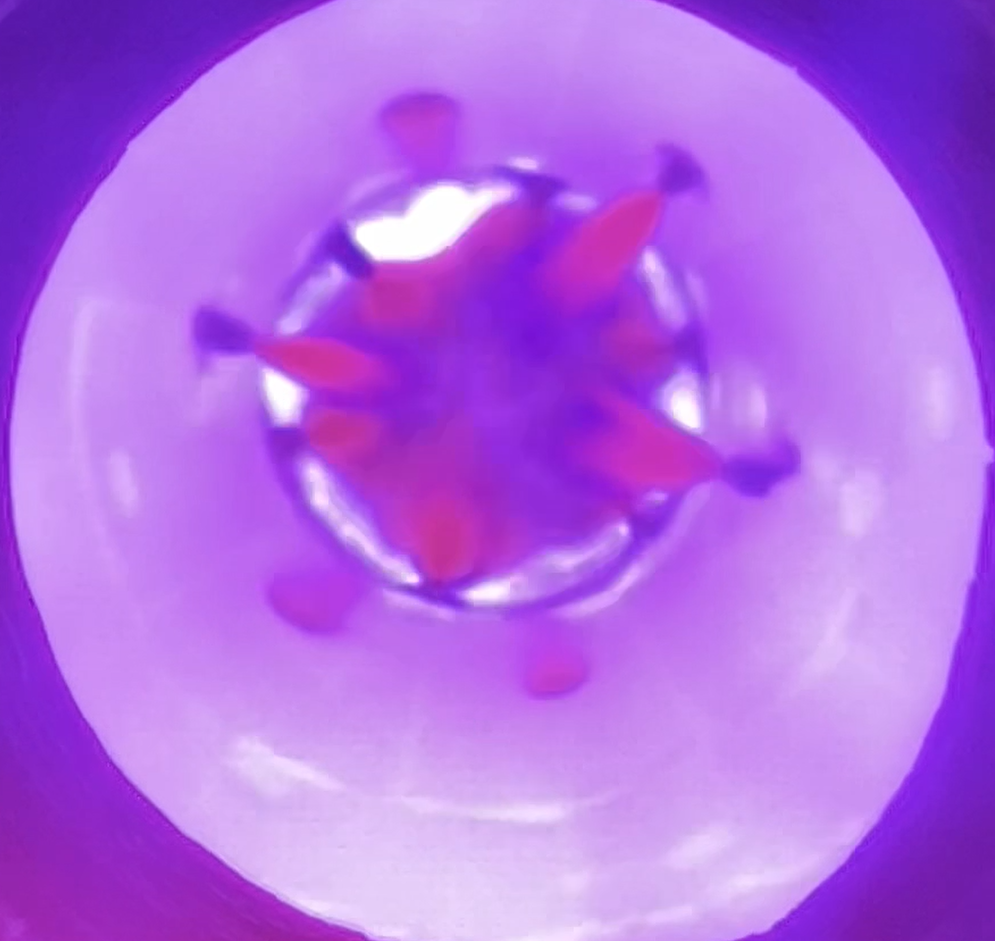
#> input picture images/Pic1.png, 995 x 941 px, found by its file name; its folder holds only this picture in this run
$ python batch_process_images.py
#> lines starting #> are read from the running program, lines starting #| are printed output that depends on the picture; after the words box and inside, x2 and y2 are one past the last pixel; in counts of white or black regions, pixels touching at a corner belong together
### notebooks/load_image.py
from PIL import Image
import numpy as np


def load_image(image_path):
    # Load and convert the image to grayscale
    image = Image.open(image_path)
    gray_image = image.convert("L")
    gray_array = np.array(gray_image)
    return image, gray_array

### notebooks/create_mask.py
import numpy as np


def create_mask(gray_array, offset_x=-10):
    # Calculate the center, radius, and apply mask
    height, width = gray_array.shape
    radius = min(height, width) // 3
    center_x = width // 2 + offset_x  # Adjusted center x
    center_y = height // 2
    y, x = np.ogrid[:height, :width]
    mask = (x - center_x) ** 2 + (y - center_y) ** 2 <= radius**2
    return mask

### notebooks/process_image.py
from load_image import load_image
from create_mask import create_mask
from apply_threshold import apply_threshold
from colorize_image import colorize_image
from plot_results import plot_results
import numpy as np


def process_image(image_path):
    image, gray_array = load_image(image_path)
    mask = create_mask(gray_array)
    thresholded_image = apply_threshold(gray_array) & mask
    color_image = colorize_image(gray_array, thresholded_image)

    # Calculate the percentage of white pixels
    white_pixels_count = np.sum(thresholded_image)
    total_pixels_in_circle = np.sum(mask)
    white_pixels_percentage = (white_pixels_count / total_pixels_in_circle) * 100

    # Plotting the results
    plot_results(image, thresholded_image, color_image)

    return white_pixels_percentage

### notebooks/apply_threshold.py
import numpy as np


def apply_threshold(gray_array, lower_threshold=165, upper_threshold=255):
    # Define the threshold values for white pixels
    return (gray_array >= lower_threshold) & (gray_array <= upper_threshold)

### notebooks/colorize_image.py
import numpy as np


def colorize_image(gray_array, thresholded_image):
    # Create a color version of the grayscale image with red highlights for white pixels
    color_image = np.stack((gray_array, gray_array, gray_array), axis=-1)
    color_image[thresholded_image] = [255, 0, 0]  # Red color for white pixels
    return color_image

### notebooks/plot_results.py
import matplotlib.pyplot as plt


def plot_results(image, thresholded_image, color_image):
    # Plotting the original, thresholded, and colorized images
    plt.figure(figsize=(15, 5))
    plt.subplot(1, 3, 1)
    plt.imshow(image)
    plt.title("Original Image")
    plt.axis("off")

    plt.subplot(1, 3, 2)
    plt.imshow(thresholded_image, cmap="gray")
    plt.title("Thresholded Image")
    plt.axis("off")

    plt.subplot(1, 3, 3)
    plt.imshow(color_image)
    plt.title("Visual Representation")
    plt.axis("off")

    plt.show()

### notebooks/batch_process_images.py
from process_image import process_image
import numpy as np
import matplotlib.pyplot as plt
import os


def batch_process_images(image_folder):
    # Gather all image paths from the specified folder
    image_paths = [
        os.path.join(image_folder, file)
        for file in os.listdir(image_folder)
        if file.endswith((".png", ".jpg", ".jpeg"))
    ]

    percentages = [process_image(path) for path in image_paths]
#> in load_image, image is the input picture: PIL image 995x941 RGBA; mean R, G, B, A 179.5, 106.1, 228.9, 255
#> in process_image, `mask = create_mask(gray_array)`:
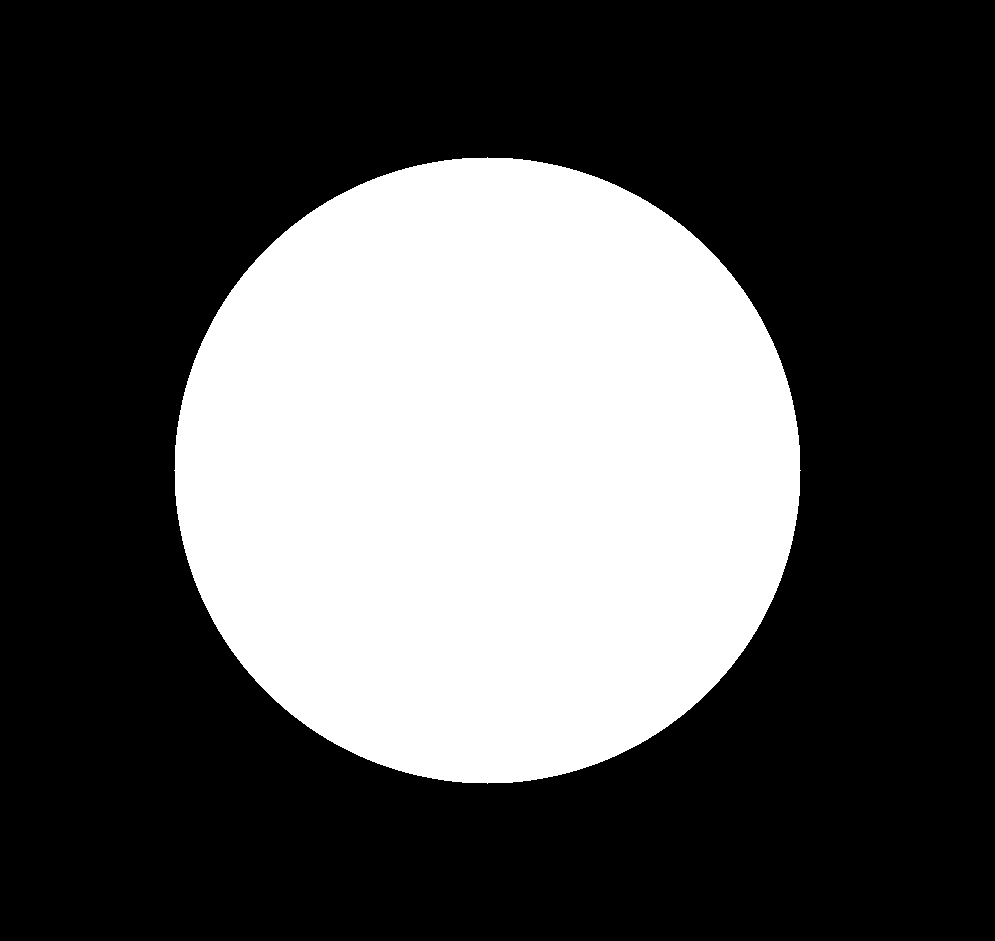
#> mask: shape (941, 995) bool; 32.9% white; 1 white region, box (x1, y1, x2, y2) and area: (174, 157, 801, 784) 307713
#> in apply_threshold, `return (gray_array >= lower_threshold) & (gray_array <= upper_threshold)`:
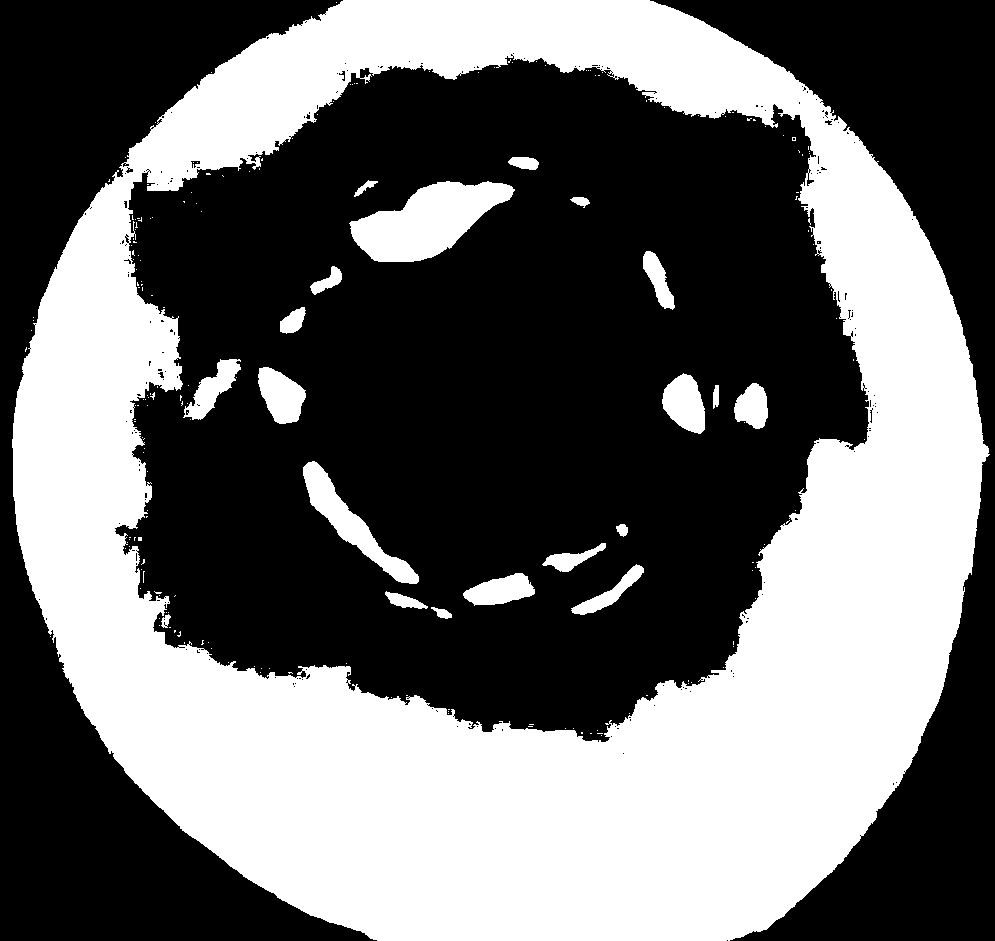
#> returned value: shape (941, 995) bool; 41.1% white; 198 white regions (177 under 20 px), largest, box (x1, y1, x2, y2) and area: (12, 0, 990, 941) 360767, (349, 181, 515, 262) 7634, (303, 461, 419, 584) 3416
#> in process_image, `thresholded_image = apply_threshold(gray_array) & mask`:
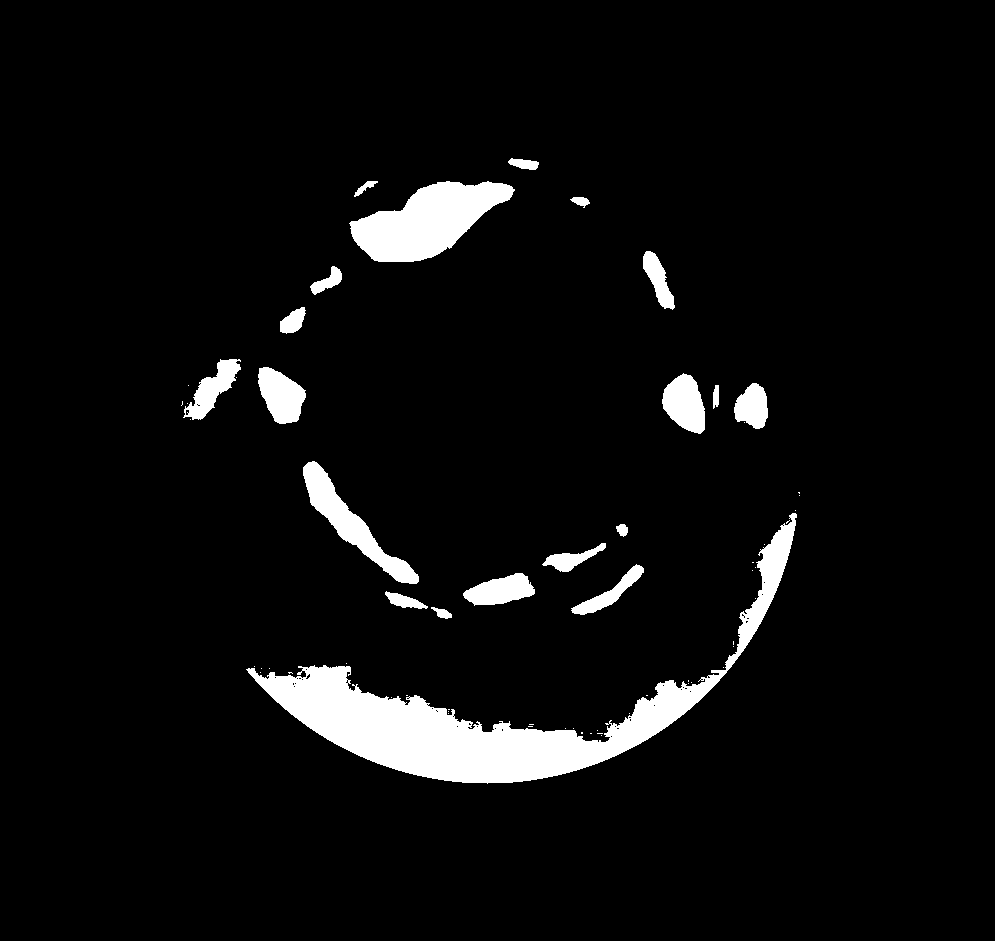
#> thresholded_image: shape (941, 995) bool; 5.3% white; 63 white regions (43 under 20 px), largest, box (x1, y1, x2, y2) and area: (246, 513, 797, 784) 25652, (349, 181, 515, 262) 7634, (303, 461, 419, 584) 3416
#> in colorize_image, `color_image[thresholded_image] = [255, 0, 0]`:
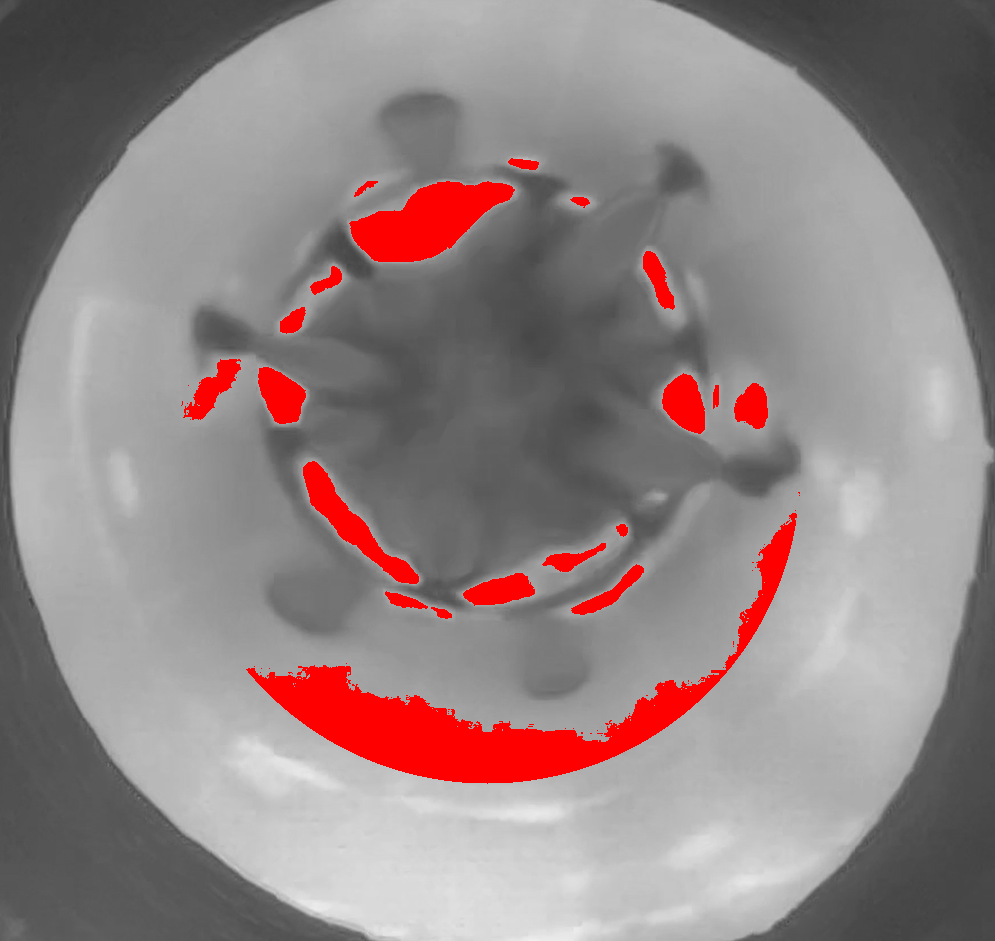
#> color_image: shape (941, 995, 3); mean of channels 0, 1, 2 145.5, 132.2, 132.2; drawn as R, G, B
#> in process_image, `white_pixels_count = np.sum(thresholded_image)`: white_pixels_count = 49161
#> in process_image, `total_pixels_in_circle = np.sum(mask)`: total_pixels_in_circle = 307713
#> in process_image, `white_pixels_percentage = (white_pixels_count / total_pixels_in_circle..`: white_pixels_percentage = 15.98
#> percentages = [15.98]

    # Calculate and print average percentage
    average_percentage = sum(percentages) / len(percentages)
#> average_percentage = 15.98
    print("White pixels percentage for each image:")
    for i, percentage in enumerate(percentages, start=1):
        print(f"Image {i}: {percentage:.2f}%")
#> this loop made 1 pass
#> (i, percentage) on pass 1: (1, 15.98)
#| Image 1: 15.98%
    print(
        f"\nAverage percentage of white pixels across all images: {average_percentage:.2f}%"
    )
#| Average percentage of white pixels across all images: 15.98%

    # Plotting the percentages as a linear plot
    percentages_sort = np.sort(percentages)
#> percentages_sort = [15.98]
    plt.figure(figsize=(8, 5))
    plt.plot(
        range(1, len(percentages_sort) + 1),
        percentages_sort,
        marker="o",
        linestyle="-",
        color="b",
    )
    plt.title("Rate of White Pixels Across Images")
    plt.xlabel("Image Number")
    plt.ylabel("Percentage of White Pixels (%)")
    plt.xticks(range(1, len(percentages_sort) + 1))
    plt.grid(True)
    plt.show()
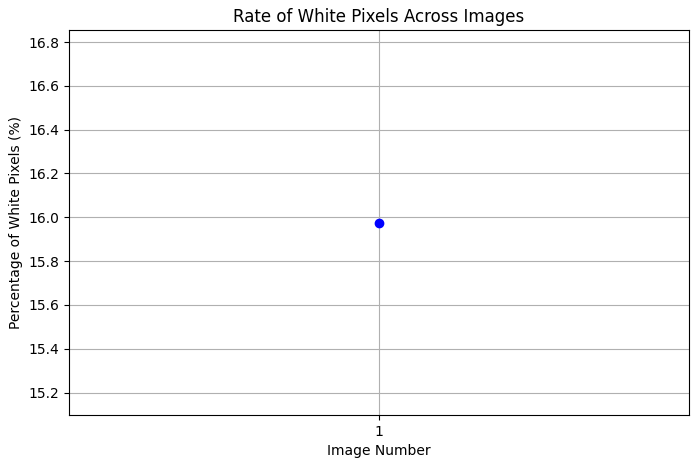
#> figure drawn by matplotlib, 1 panel


# Folder containing images
if __name__ == "__main__":
    image_folder = "images"
    batch_process_images(image_folder)

$ run again, on images/Pic2.png
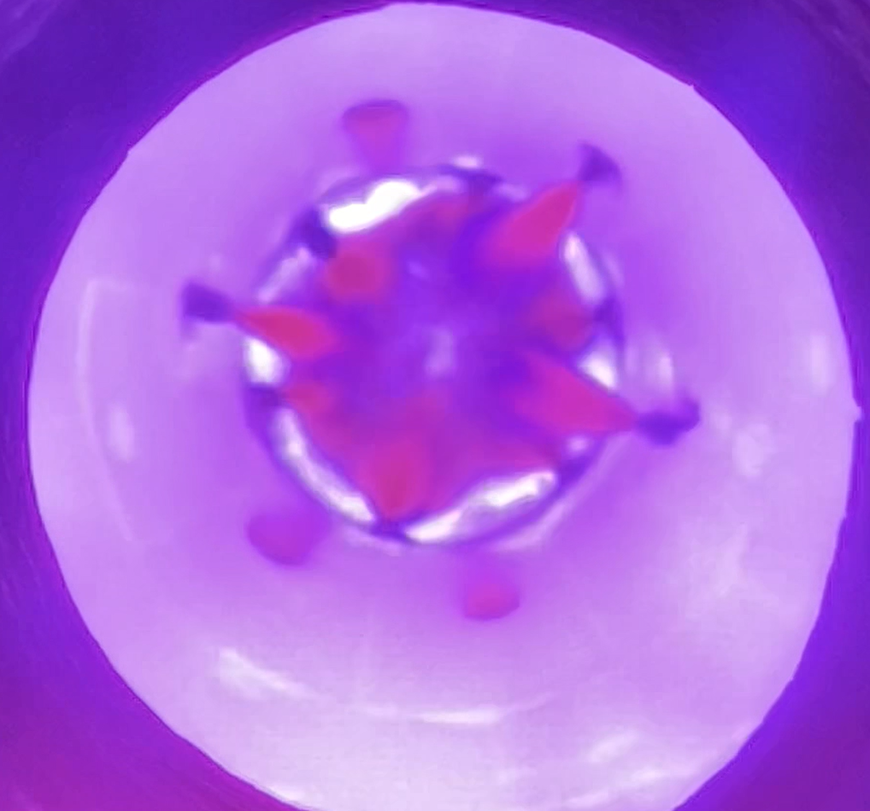
#> input picture images/Pic2.png, 870 x 811 px, shrunk from 1018 x 950 before the run, found by its file name
#> in load_image, image is the input picture: PIL image 870x811 RGBA; mean R, G, B, A 175.6, 101.5, 226.6, 255
#> mask: shape (811, 870) bool; 32.5% white; 1 white region, box (x1, y1, x2, y2) and area: (155, 135, 696, 676) 228977
#> thresholded_image: shape (811, 870) bool; 4% white; 74 white regions (51 under 20 px), largest, box (x1, y1, x2, y2) and area: (239, 588, 601, 676) 11503, (407, 471, 554, 543) 3464, (324, 178, 450, 234) 3332
#> in colorize_image, `color_image[thresholded_image] = [255, 0, 0]`:
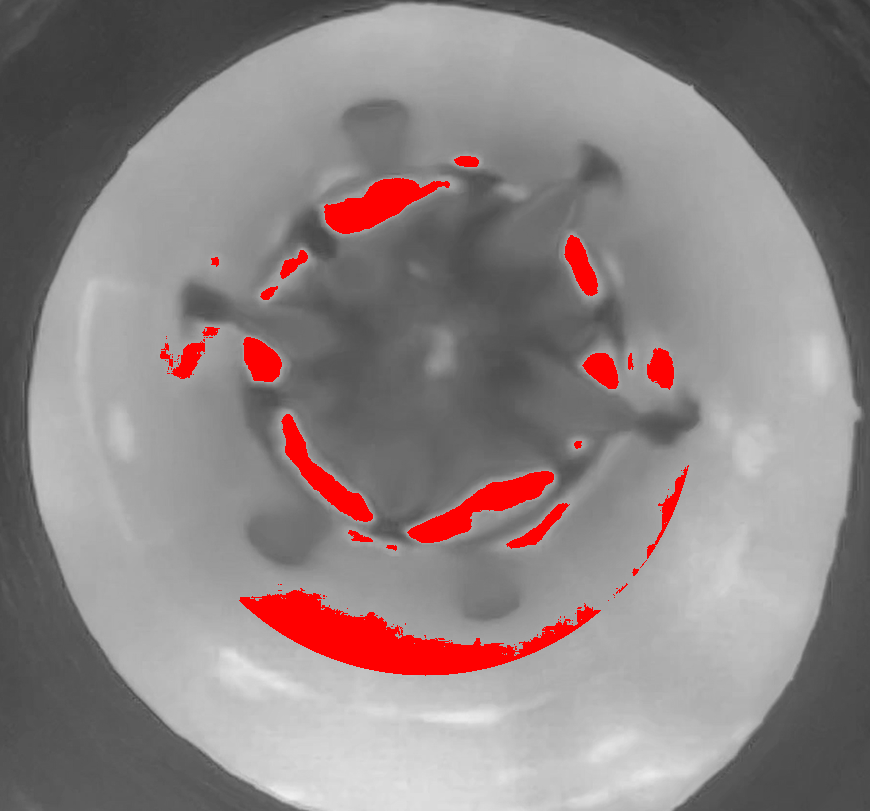
#> color_image: shape (811, 870, 3); mean of channels 0, 1, 2 140.6, 130.4, 130.4; drawn as R, G, B
#> white_pixels_count = 28373
#> total_pixels_in_circle = 228977
#> white_pixels_percentage = 12.39
#> percentages = [12.39]
#> average_percentage = 12.39
#> the loop in batch_process_images, `for i, percentage in enumerate(percentages, start=1):` made 1 pass
#> (i, percentage) on pass 1: (1, 12.39)
#> (printed output is left out)
#| Average percentage of white pixels across all images: 12.39%
#> percentages_sort = [12.39]
#> in batch_process_images, `plt.show()`:
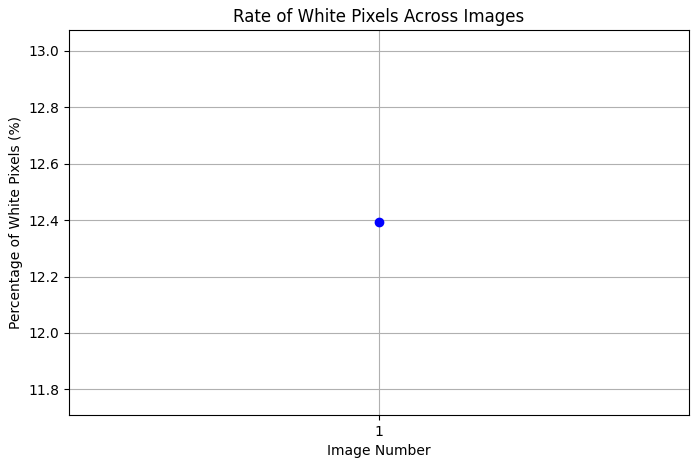
#> figure drawn by matplotlib, 1 panel
